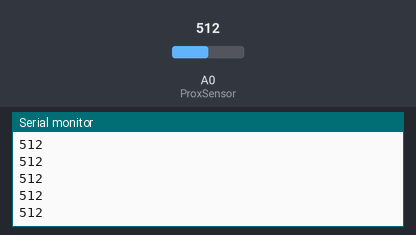
The sketch below on a simulated Arduino Uno, built with avr-gcc and run on an emulated ATmega328P. On the bench: the last lines printed to the serial monitor. Inputs (shaded band) come from the test bench; at power-on: A0 (ProxSensor) = 512.

Above: at 1.2 s.
1.3 s: A0 (ProxSensor) set to 716
At 1.56 s:
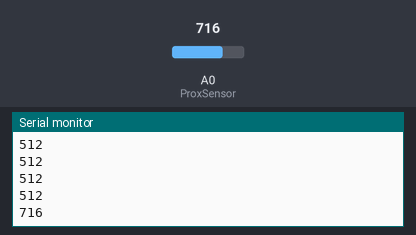
2.8 s: A0 (ProxSensor) set to 900
At 2.96 s:
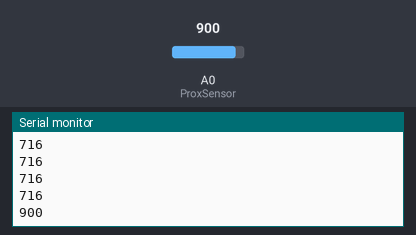
Timing chart, 0 to 5.8 s (numbered marks = the images above; inputs shaded):
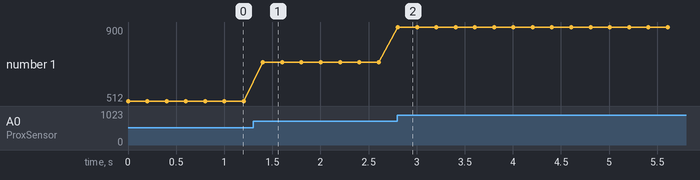

The sketch:

ir_test.ino
```cpp
const int ProxSensor=A0;
int inputVal = 0;

void setup()
{
  //pinMode(13, OUTPUT);          // Pin 13 has an LED connected on most Arduino boards:
  pinMode(ProxSensor,INPUT);    //Pin 2 is connected to the output of proximity sensor
  Serial.begin(9600);
}

void loop()
{
inputVal = analogRead(ProxSensor);
Serial.println(inputVal);
delay(200);              // wait for a second
} 
```

Measured:
- after the input at 1.3 s, the serial monitor: prints a new line after 0.10 s (image 1)
- after the input at 2.8 s, the serial monitor: prints a new line at once (image 2)
- plotted number 1: 512 → 716 after the input at 1.3 s, 716 → 900 after the input at 2.8 s
